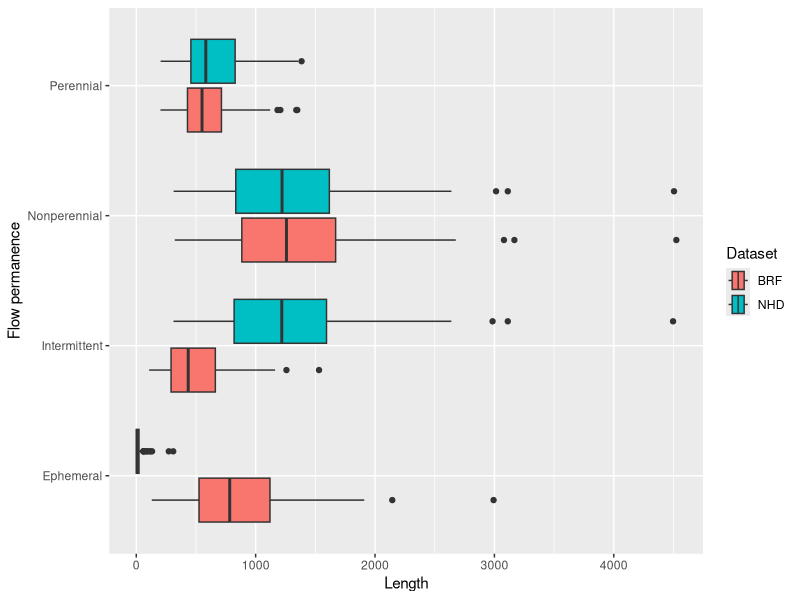

Source code (R):
setwd("C:/Users/Chels/OneDrive - University of Illinois - Urbana/Ch6_CASC_Project/Dual-Risk-Repo/Stream_Length_Updates")

library(ggplot2)

# read in county totals
county_df = read.csv("NHDFlowline_Step12_CountyJoinSums_Brinkerhoff.csv")
n_c = nrow(county_df)

# versions
versions = c("NHD","BRF")
n_v = length(versions)

# flow permanence categories
flow_cats = c("Perennial","Intermittent","Ephemeral","Nonperennial")
n_f = length(flow_cats)

# make new dataframe that for plotting box plots of versions x flow permanenece
plot_df = data.frame(matrix(nrow=0, ncol=4))
colnames(plot_df) = c("County","Dataset","Flow permanence","Length")
for (i in 1:n_v) {
  for (j in 1:n_f) {
    vf_df = data.frame(matrix(nrow=0, ncol=4))
    colnames(vf_df) = c("County","Dataset","Flow permanence","Length")
    for (k in 1:n_c) {
      vf_col = paste("SUM",versions[i],flow_cats[j],"Km", sep="_")
      vf_df[k,"County"] = county_df[k,"NAME"]
      vf_df[k,"Dataset"] = versions[i]
      vf_df[k,"Flow permanence"] = flow_cats[j]
      vf_df[k,"Length"] = county_df[k,vf_col]
    }
    plot_df = rbind(plot_df, vf_df)
  }
}

# histogram of all counities
ggplot(plot_df, 
       aes(x=Length,
           y=`Flow permanence`,
           fill=Dataset)) + 
       geom_boxplot()
